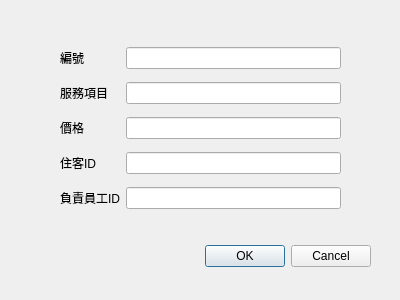
<?xml version="1.0" encoding="UTF-8"?>
<ui version="4.0">
 <class>Dialog3</class>
 <widget class="QDialog" name="Dialog3">
  <property name="geometry">
   <rect>
    <x>0</x>
    <y>0</y>
    <width>400</width>
    <height>300</height>
   </rect>
  </property>
  <property name="windowTitle">
   <string>Dialog</string>
  </property>
  <widget class="QDialogButtonBox" name="buttonBox">
   <property name="geometry">
    <rect>
     <x>30</x>
     <y>240</y>
     <width>341</width>
     <height>32</height>
    </rect>
   </property>
   <property name="orientation">
    <enum>Qt::Horizontal</enum>
   </property>
   <property name="standardButtons">
    <set>QDialogButtonBox::Cancel|QDialogButtonBox::Ok</set>
   </property>
  </widget>
  <widget class="QWidget" name="gridLayoutWidget">
   <property name="geometry">
    <rect>
     <x>60</x>
     <y>40</y>
     <width>281</width>
     <height>181</height>
    </rect>
   </property>
   <layout class="QGridLayout" name="gridLayout">
    <item row="7" column="0">
     <widget class="QLabel" name="label_4">
      <property name="text">
       <string>住客ID</string>
      </property>
     </widget>
    </item>
    <item row="2" column="0">
     <widget class="QLabel" name="label">
      <property name="text">
       <string>編號</string>
      </property>
     </widget>
    </item>
    <item row="6" column="0">
     <widget class="QLabel" name="label_3">
      <property name="text">
       <string>價格</string>
      </property>
     </widget>
    </item>
    <item row="2" column="1">
     <widget class="QLineEdit" name="lineEdit"/>
    </item>
    <item row="5" column="0">
     <widget class="QLabel" name="label_2">
      <property name="text">
       <string>服務項目</string>
      </property>
     </widget>
    </item>
    <item row="8" column="0">
     <widget class="QLabel" name="label_5">
      <property name="text">
       <string>負責員工ID</string>
      </property>
     </widget>
    </item>
    <item row="5" column="1">
     <widget class="QLineEdit" name="lineEdit_2"/>
    </item>
    <item row="6" column="1">
     <widget class="QLineEdit" name="lineEdit_3"/>
    </item>
    <item row="7" column="1">
     <widget class="QLineEdit" name="lineEdit_4"/>
    </item>
    <item row="8" column="1">
     <widget class="QLineEdit" name="lineEdit_5"/>
    </item>
   </layout>
  </widget>
 </widget>
 <resources/>
 <connections>
  <connection>
   <sender>buttonBox</sender>
   <signal>accepted()</signal>
   <receiver>Dialog3</receiver>
   <slot>accept()</slot>
   <hints>
    <hint type="sourcelabel">
     <x>248</x>
     <y>254</y>
    </hint>
    <hint type="destinationlabel">
     <x>157</x>
     <y>274</y>
    </hint>
   </hints>
  </connection>
  <connection>
   <sender>buttonBox</sender>
   <signal>rejected()</signal>
   <receiver>Dialog3</receiver>
   <slot>reject()</slot>
   <hints>
    <hint type="sourcelabel">
     <x>316</x>
     <y>260</y>
    </hint>
    <hint type="destinationlabel">
     <x>286</x>
     <y>274</y>
    </hint>
   </hints>
  </connection>
 </connections>
</ui>
